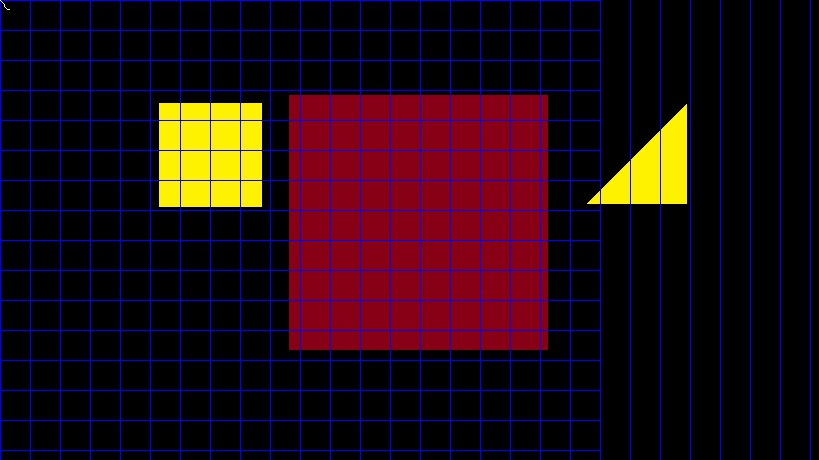
#> input picture shape-detection/image.jpg, 819 x 460 px, given in place of the camera
$ python cam.py   (older library calls are emulated)
#> lines starting #> are read from the running program, lines starting #| are printed output that depends on the picture; after the words box and inside, x2 and y2 are one past the last pixel; in counts of white or black regions, pixels touching at a corner belong together
### shape-detection/pyimagesearch/shapedetector.py
# import the necessary packages
import cv2

class ShapeDetector:
	def __init__(self):
		pass

	# [30 lines left out: function detect, not called in this run]

### shape-detection/cam.py
import numpy as np
import cv2
from pyimagesearch.shapedetector import ShapeDetector
import argparse
import imutils

cap = cv2.VideoCapture(0)

def nothing(x):
    pass
cv2.namedWindow('frame')
cv2.createTrackbar('h','frame',0,255,nothing)
cv2.createTrackbar('s','frame',0,255,nothing)
cv2.createTrackbar('v','frame',0,255,nothing)
cv2.createTrackbar('H','frame',0,255,nothing)
cv2.createTrackbar('S','frame',0,255,nothing)
cv2.createTrackbar('V','frame',0,255,nothing)

while(True):
    # Capture frame-by-frame
    ret, image = cap.read()
#> image is the input picture: shape (460, 819, 3); mean B, G, R 20.1, 10.7, 33.3

    # Our operations on the frame come here


    resized = imutils.resize(image, width=600)
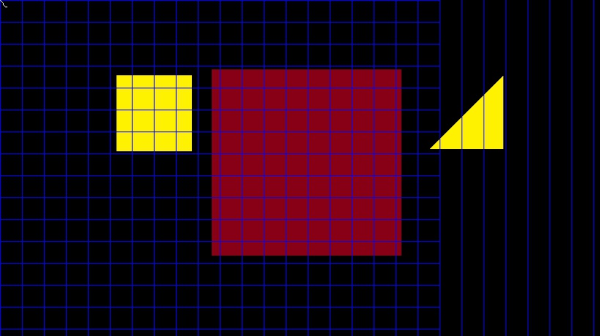
#> resized: shape (336, 600, 3); mean B, G, R 20.1, 10.7, 33.3
    ratio = image.shape[0] / float(resized.shape[0])
#> ratio = 1.37


    # convert the resized image to grayscale, blur it slightly,
    # and threshold it

    h = cv2.getTrackbarPos('h','frame')
    s = cv2.getTrackbarPos('s','frame')
    v = cv2.getTrackbarPos('v','frame')
    H = cv2.getTrackbarPos('H','frame')
    S = cv2.getTrackbarPos('S','frame')
    V = cv2.getTrackbarPos('V','frame')


    hsv = cv2.cvtColor(resized, cv2.COLOR_BGR2HSV)
#> hsv: shape (336, 600, 3); mean H, S, V 88.5, 189.3, 45.5

    lower_y = np.array([h,s,v])
    upper_y = np.array([H,S,V])

    masky = cv2.inRange(hsv, lower_y, upper_y)
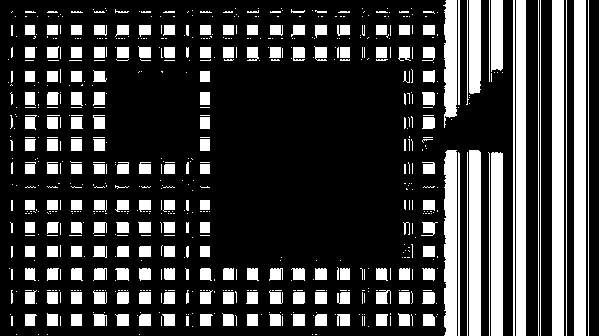
#> masky: shape (336, 600); 23.1% white; 706 white regions (501 under 20 px), largest, box (x1, y1, x2, y2) and area: (552, 0, 564, 336) 4032, (574, 0, 586, 336) 4032, (516, 0, 526, 336) 3360

    res = cv2.bitwise_and(resized,resized, mask= masky)
#> res: shape (336, 600, 3); every value is 0
    gray = cv2.cvtColor(res, cv2.COLOR_BGR2GRAY)
#> gray: shape (336, 600); every value is 0
    blurred = cv2.GaussianBlur(gray, (5, 5), 0)
    thresh = cv2.threshold(blurred, 120, 255, cv2.THRESH_BINARY)[1]
    edges = cv2.Canny(thresh,0,0)
    # find contours in the thresholded image and initialize the
    # shape detector
    cnts = cv2.findContours(edges.copy(), cv2.RETR_EXTERNAL,
            cv2.CHAIN_APPROX_SIMPLE)
#> cnts = 0 contours
    cnts = cnts[0] if imutils.is_cv2() else cnts[1]
#> cnts = []
    sd = ShapeDetector()

    # loop over the contours
    for c in cnts:
            # compute the center of the contour, then detect the name of the
            # shape using only the contour
            M = cv2.moments(c)


            if M["m00"] > 0:
                cX = int((M["m10"] / M["m00"]+ 1e-7) * ratio)
                cY = int((M["m01"] / M["m00"]+ 1e-7) * ratio)
                shape = sd.detect(c)
                if (shape=="circle")==False:
                # multiply the contour (x, y)-coordinates by the resize ratio,
                # then draw the contours and the name of the shape on the image
                    c = c.astype("float")
                    c *= ratio
                    c = c.astype("int")
                    area=cv2.contourArea(c)
                    if(area>0):
                        cv2.drawContours(resized, [c], -1, (0, 255, 0), 2)
                        cv2.putText(resized, shape, (cX, cY), cv2.FONT_HERSHEY_SIMPLEX,0.5, (255, 255, 255), 2)
#> this loop made 0 passes

    cv2.imshow('frame',resized)
    cv2.imshow('mask',res)
    cv2.imshow('frae',edges)
    cv2.imshow('fme',thresh)
    if cv2.waitKey(1) & 0xFF == ord('q'):
#> (key q is pressed here)
        break

# When everything done, release the capture
cap.release()
cv2.destroyAllWindows()

$ run again, on shape-detection/00033592.jpg
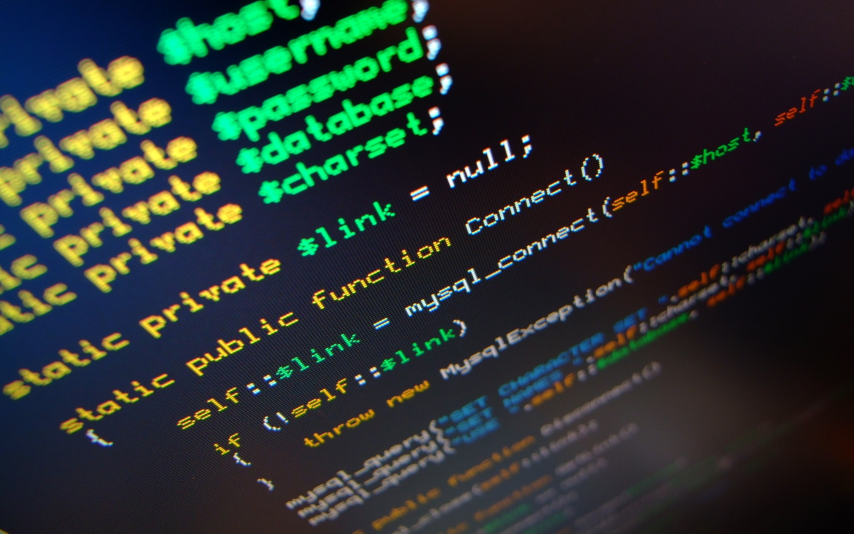
#> input picture shape-detection/00033592.jpg, 2560 x 1600 px, given in place of the camera (shown at 1/3 size)
#> image is the input picture: shape (1600, 2560, 3); mean B, G, R 48, 51.7, 41.9
#> `resized = imutils.resize(image, width=600)`:
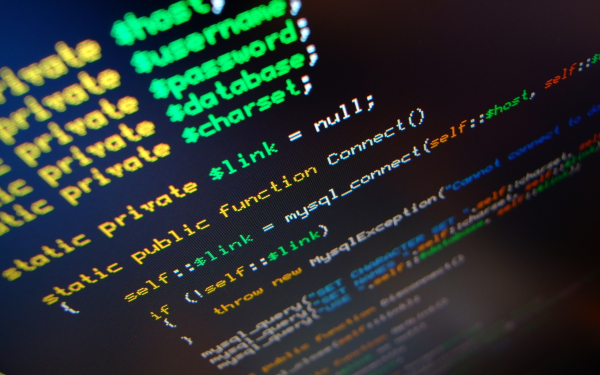
#> resized: shape (375, 600, 3); mean B, G, R 48, 51.7, 41.9
#> hsv: shape (375, 600, 3); mean H, S, V 101.6, 120, 66.6
#> masky: shape (375, 600); every value is 0
#> res: shape (375, 600, 3); every value is 0
#> `cnts = cv2.findContours(edges.copy(), cv2.RETR_EXTERNAL, cv2.CHAIN_APP..`: cnts = 0 contours
#> `cnts = cnts[0] if imutils.is_cv2() else cnts[1]`: cnts = []
